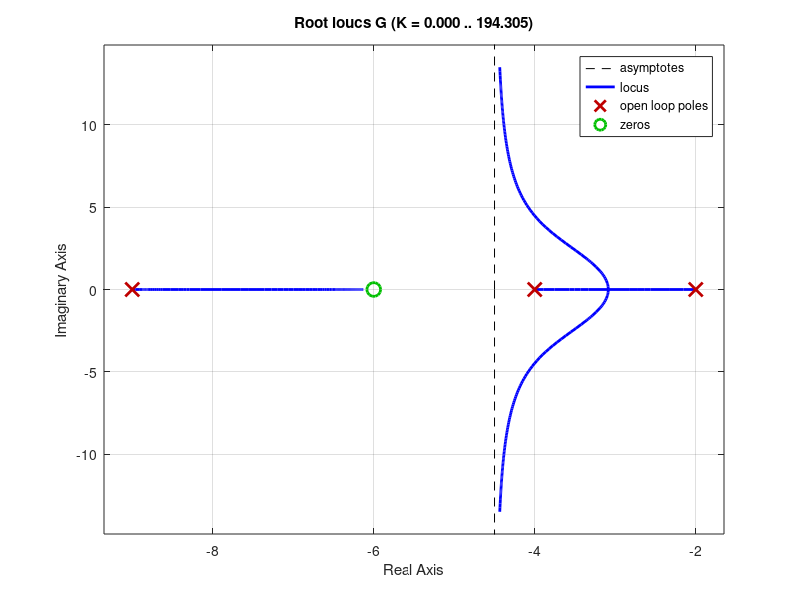

The MATLAB script that drew this image:
clear all; clc; close all;

pkg load control

s   = tf('s');

num = [1, 6]
T   = conv([1, 2], [1, 4]);
den = conv(T, [1, 9]);

G= tf(num, den)

%% 1. Open poles and zeros.
pole(G)
zero(G)
%% 2. Real axis line segments.
%% 3. Infinite poles and zeros.
% We've nZ= 1 and nP= 3 in open-loop system.
% unbalanced number between poles and zeros.
% We've to introduce two infinite zeros.
% Every pole and zeros is needed to be connected.
% 2 infinite zeros, need to join to poles -2 and -4.

%% 4. Asymptotes
% Value.
% \sigma_{a}= ( sum(Fp) - sum(Fz) ) / (nP - nZ)
% \sigma_{a}= (-2+(-4)+(-9)-(-6))/(3-1)= -4.5
% Angle.
% \theta_{a}= (2*k+1)*180 /(nP -nZ)
% k=0 \theta_{a}= 180/(3-1) = 90°
% k=1 \theta_{a}= (2*1+1)*180/(3-1)= 270°

%% 5. Breakaway/ break in.
% sumM 1/(sigma-zi)= sumN 1/(sigma-pi).
% get solutions.
% sig1= -3.09 (take this value), sig2= -6.71-1.9i, sig3= -6.71+1.9i

rlocus(G)




